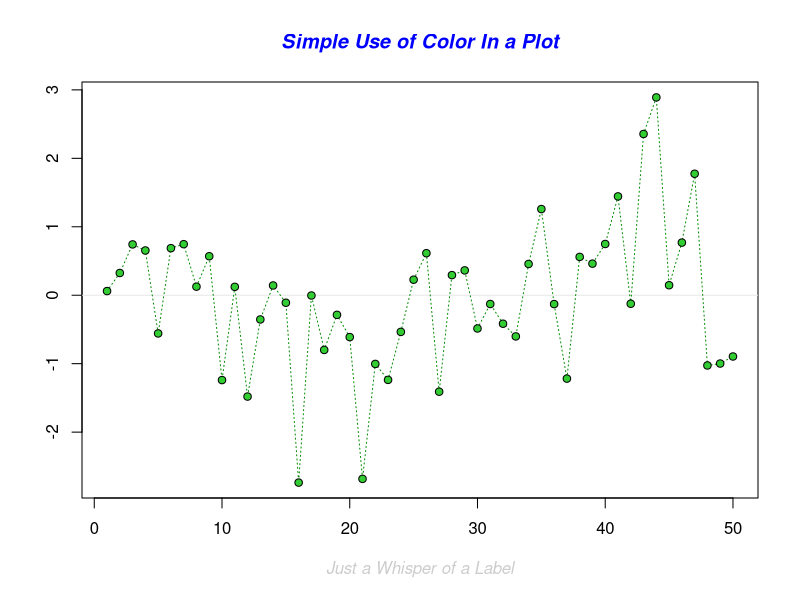
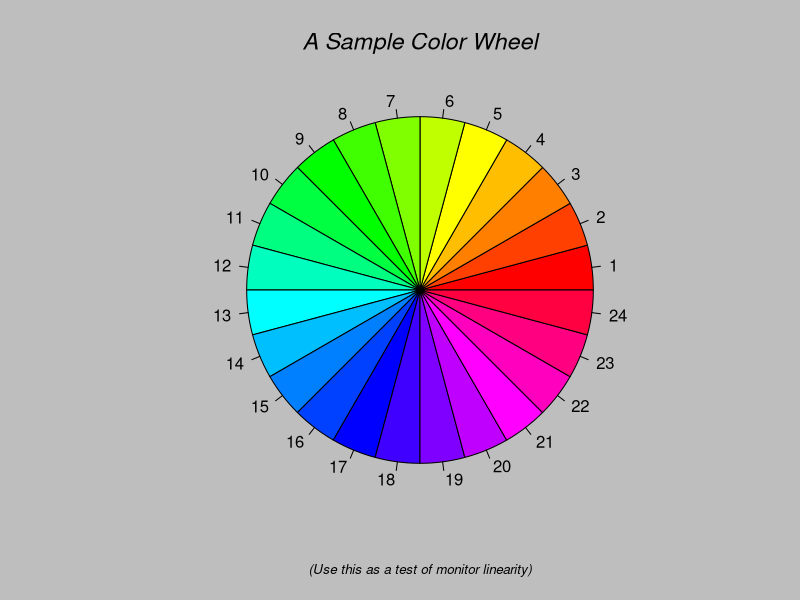
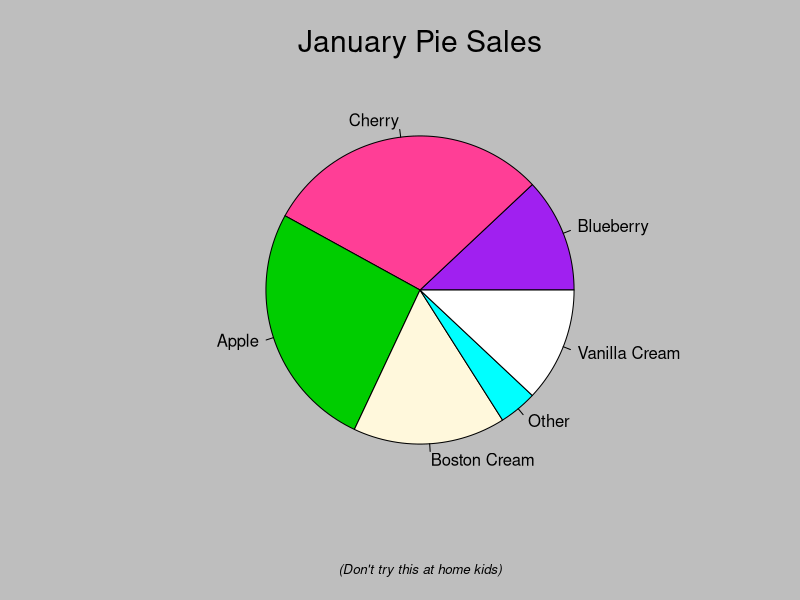
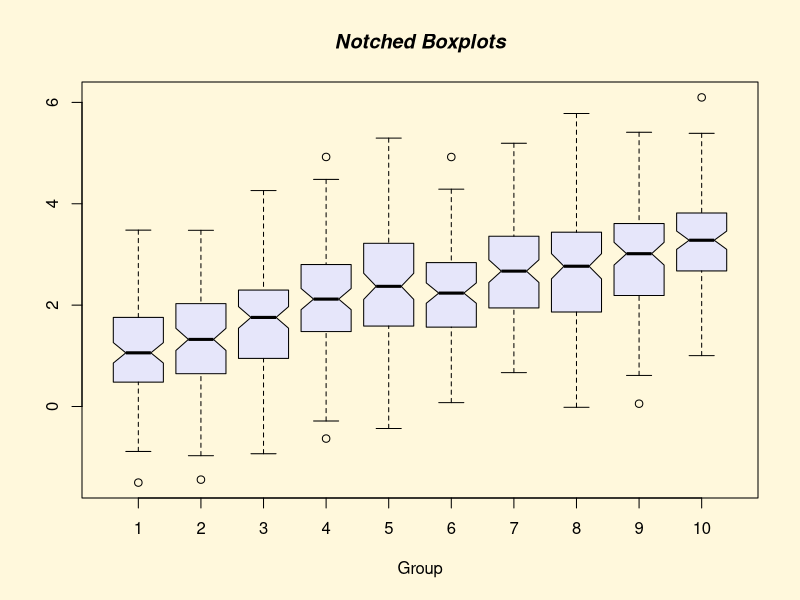
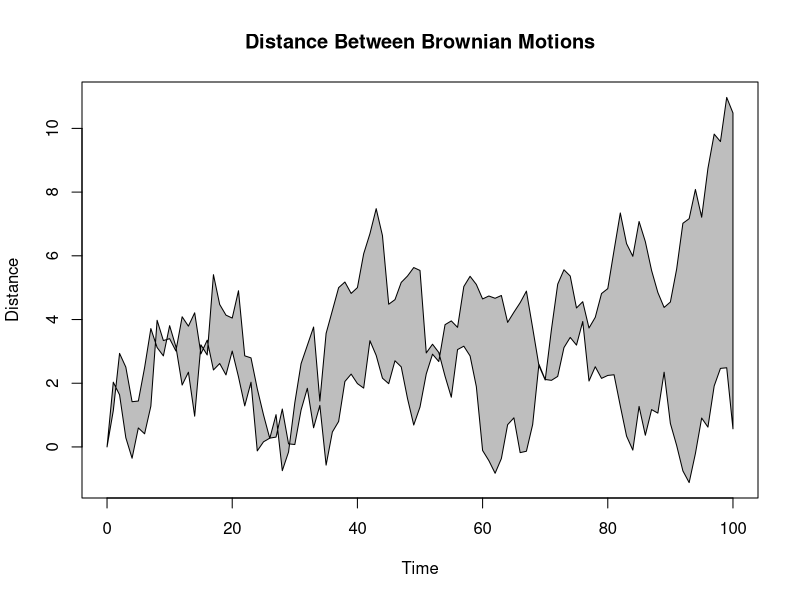
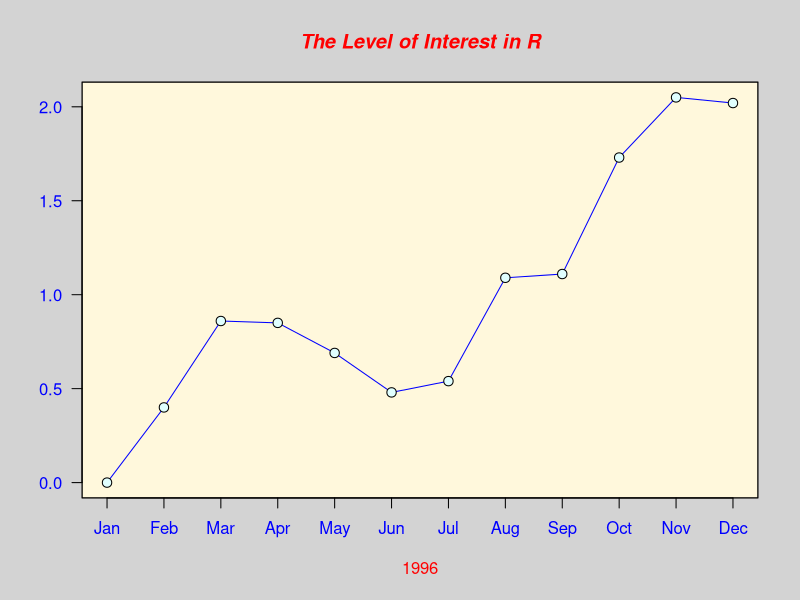
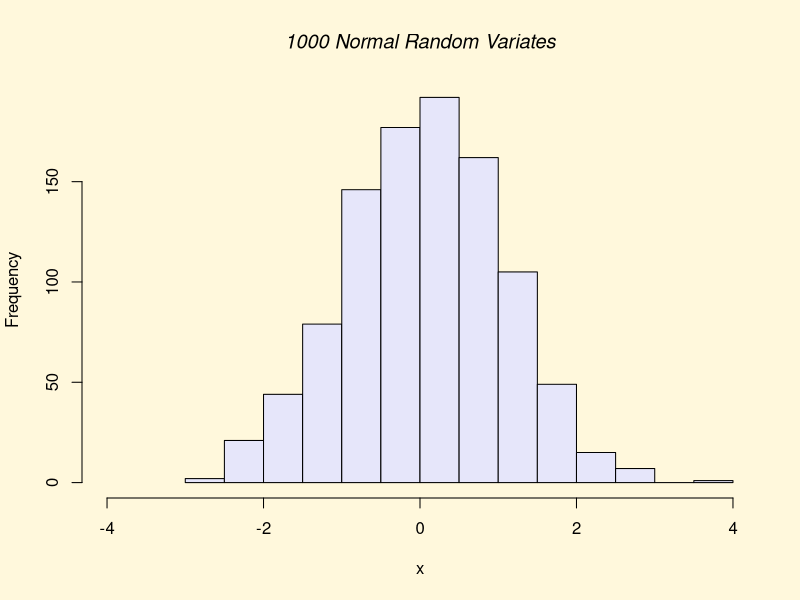
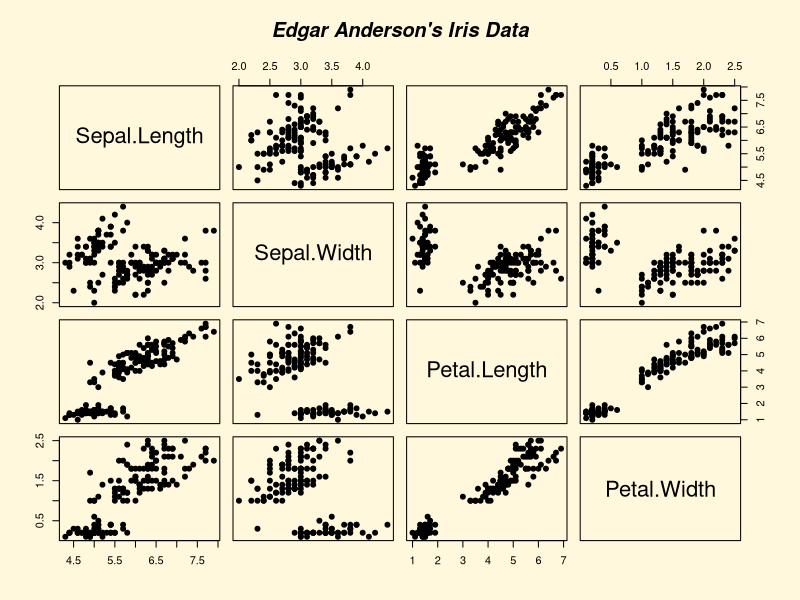

Recreate these plots in R, in order.
# Unidade3

setwd("/media/paulo/DISC2/PUC/5 INTRODUCAO LINGUAGEM R/SCRIPTS/")
getwd()

#Graficos com o Base Plotting System 

#Lista os pacotes básicos
search()

#Demonstraćão
demo(graphics)

x = 1:10
y = 11:20

plot(x, y)

#Dois vetores peso e altura

peso = c(65,78,96,54,68,45)
altura = c(165, 170,180,168,155,160)
plot(peso,altura)

?lynx
plot(lynx)

#Montando as camadas
plot(lynx, ylab='legenda Y', xlab='Legenda X')
plot(lynx, main='Título e cor no grafico', col='blue')

library(datasets)
hist(warpbreaks$breaks)

#Parametros
# col - cor 
# lty - tipo de linha
# lwd - largura da linha
# pch - símbolos no plot
# xlab - label eixo x
# ylab - label eixo y
# las - como os labels dos eixos são orientados
# bg - background color
# mfrow - numeor de plots por linha
# mfcool - numeor de plots por coluna

# Funćões básicas de plot
# plot() - scatterplot
# lines() - adiciona linhas ao grafico
# points() - adiciona pontos ao gráfico
# text() - adiciona label ao gráfico
# title() - adiciona título ao grafico

#Exemplo

plot (peso, altura, pch = 2)

par(mfrow = c(1,2))
plot(x,y)
plot(peso, altura)
par(mfrow=c(1,1))

?par

# Salvando graficos

# Formato PNG
png('grafico_png', width = 500, height = 500, res = 72)
plot(peso, altura)
dev.off()

# PDF
pdf('grafico_pdf')
plot(peso, altura)
dev.off()

# Verificando as cores disponiveis para parametrizaćão
colors()
